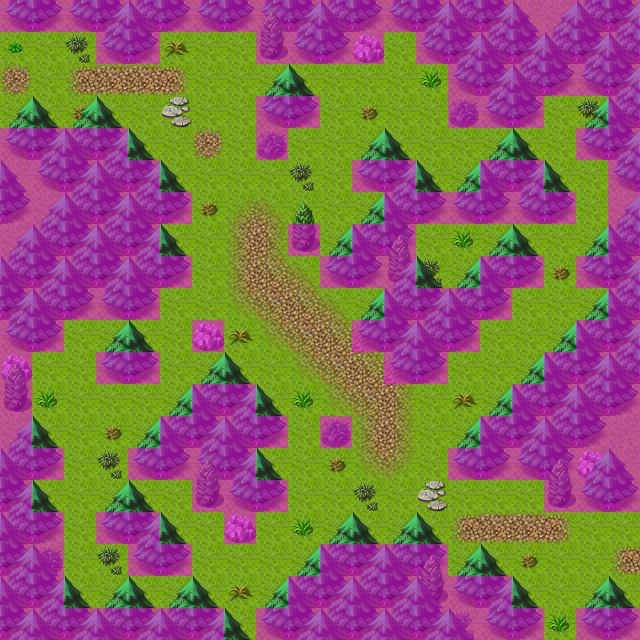

A 2D game scene composited from a Tiled map and its tileset images. What follows is a short description and the map's XML, with each tile layer's data collapsed to a summary:
An orthogonal 20x20 tile map with 32x32 px tiles, 4 tile layers (Ground, Objects, Above, Walkable), 40 tilesets and 6 objects (4x spawn, 2x mapchange).

<map version="1.0" orientation="orthogonal" width="20" height="20" tilewidth="32" tileheight="32">
 <properties>
  <property name="outside" value="1" />
 </properties>
 <tileset firstgid="1" name="map_bed_1" tilewidth="32" tileheight="32">
  <image source="../drawable/map_bed_1.png" width="512" height="256" />
 </tileset>
 <tileset firstgid="129" name="map_border_1" tilewidth="32" tileheight="32">
  <image source="../drawable/map_border_1.png" width="512" height="256" />
 </tileset>
 <tileset firstgid="257" name="map_bridge_1" tilewidth="32" tileheight="32">
  <image source="../drawable/map_bridge_1.png" width="512" height="256" />
 </tileset>
 <tileset firstgid="385" name="map_broken_1" tilewidth="32" tileheight="32">
  <image source="../drawable/map_broken_1.png" width="512" height="256" />
 </tileset>
 <tileset firstgid="513" name="map_cavewall_1" tilewidth="32" tileheight="32">
  <image source="../drawable/map_cavewall_1.png" width="576" height="192" />
 </tileset>
 <tileset firstgid="621" name="map_cavewall_2" tilewidth="32" tileheight="32">
  <image source="../drawable/map_cavewall_2.png" width="576" height="192" />
 </tileset>
 <tileset firstgid="729" name="map_cavewall_3" tilewidth="32" tileheight="32">
  <image source="../drawable/map_cavewall_3.png" width="576" height="192" />
 </tileset>
 <tileset firstgid="837" name="map_chair_table_1" tilewidth="32" tileheight="32">
  <image source="../drawable/map_chair_table_1.png" width="512" height="256" />
 </tileset>
 <tileset firstgid="965" name="map_crate_1" tilewidth="32" tileheight="32">
  <image source="../drawable/map_crate_1.png" width="512" height="256" />
 </tileset>
 <tileset firstgid="1093" name="map_cupboard_1" tilewidth="32" tileheight="32">
  <image source="../drawable/map_cupboard_1.png" width="512" height="256" />
 </tileset>
 <tileset firstgid="1221" name="map_curtain_1" tilewidth="32" tileheight="32">
  <image source="../drawable/map_curtain_1.png" width="512" height="256" />
 </tileset>
 <tileset firstgid="1349" name="map_entrance_1" tilewidth="32" tileheight="32">
  <image source="../drawable/map_entrance_1.png" width="512" height="256" />
 </tileset>
 <tileset firstgid="1477" name="map_fence_1" tilewidth="32" tileheight="32">
  <image source="../drawable/map_fence_1.png" width="512" height="256" />
 </tileset>
 <tileset firstgid="1605" name="map_fence_2" tilewidth="32" tileheight="32">
  <image source="../drawable/map_fence_2.png" width="512" height="256" />
 </tileset>
 <tileset firstgid="1733" name="map_ground_1" tilewidth="32" tileheight="32">
  <image source="../drawable/map_ground_1.png" width="512" height="256" />
 </tileset>
 <tileset firstgid="1861" name="map_ground_2" tilewidth="32" tileheight="32">
  <image source="../drawable/map_ground_2.png" width="512" height="256" />
 </tileset>
 <tileset firstgid="1989" name="map_ground_3" tilewidth="32" tileheight="32">
  <image source="../drawable/map_ground_3.png" width="512" height="256" />
 </tileset>
 <tileset firstgid="2117" name="map_ground_4" tilewidth="32" tileheight="32">
  <image source="../drawable/map_ground_4.png" width="512" height="256" />
 </tileset>
 <tileset firstgid="2245" name="map_ground_5" tilewidth="32" tileheight="32">
  <image source="../drawable/map_ground_5.png" width="512" height="256" />
 </tileset>
 <tileset firstgid="2373" name="map_ground_6" tilewidth="32" tileheight="32">
  <image source="../drawable/map_ground_6.png" width="512" height="256" />
 </tileset>
 <tileset firstgid="2501" name="map_ground_7" tilewidth="32" tileheight="32">
  <image source="../drawable/map_ground_7.png" width="512" height="256" />
 </tileset>
 <tileset firstgid="2629" name="map_ground_8" tilewidth="32" tileheight="32">
  <image source="../drawable/map_ground_8.png" width="512" height="256" />
 </tileset>
 <tileset firstgid="2757" name="map_indoor_1" tilewidth="32" tileheight="32">
  <image source="../drawable/map_indoor_1.png" width="512" height="256" />
 </tileset>
 <tileset firstgid="2885" name="map_kitchen_1" tilewidth="32" tileheight="32">
  <image source="../drawable/map_kitchen_1.png" width="512" height="256" />
 </tileset>
 <tileset firstgid="3013" name="map_outdoor_1" tilewidth="32" tileheight="32">
  <image source="../drawable/map_outdoor_1.png" width="512" height="256" />
 </tileset>
 <tileset firstgid="3141" name="map_pillar_1" tilewidth="32" tileheight="32">
  <image source="../drawable/map_pillar_1.png" width="512" height="256" />
 </tileset>
 <tileset firstgid="3269" name="map_plant_1" tilewidth="32" tileheight="32">
  <image source="../drawable/map_plant_1.png" width="512" height="256" />
 </tileset>
 <tileset firstgid="3397" name="map_rock_1" tilewidth="32" tileheight="32">
  <image source="../drawable/map_rock_1.png" width="512" height="256" />
 </tileset>
 <tileset firstgid="3525" name="map_roof_1" tilewidth="32" tileheight="32">
  <image source="../drawable/map_roof_1.png" width="512" height="256" />
 </tileset>
 <tileset firstgid="3653" name="map_roof_2" tilewidth="32" tileheight="32">
  <image source="../drawable/map_roof_2.png" width="512" height="256" />
 </tileset>
 <tileset firstgid="3781" name="map_shop_1" tilewidth="32" tileheight="32">
  <image source="../drawable/map_shop_1.png" width="512" height="256" />
 </tileset>
 <tileset firstgid="3909" name="map_sign_ladder_1" tilewidth="32" tileheight="32">
  <image source="../drawable/map_sign_ladder_1.png" width="512" height="256" />
 </tileset>
 <tileset firstgid="4037" name="map_table_1" tilewidth="32" tileheight="32">
  <image source="../drawable/map_table_1.png" width="512" height="256" />
 </tileset>
 <tileset firstgid="4165" name="map_trail_1" tilewidth="32" tileheight="32">
  <image source="../drawable/map_trail_1.png" width="512" height="256" />
 </tileset>
 <tileset firstgid="4293" name="map_tree_1" tilewidth="32" tileheight="32">
  <image source="../drawable/map_tree_1.png" width="512" height="256" />
 </tileset>
 <tileset firstgid="4421" name="map_wall_1" tilewidth="32" tileheight="32">
  <image source="../drawable/map_wall_1.png" width="512" height="256" />
 </tileset>
 <tileset firstgid="4549" name="map_wall_2" tilewidth="32" tileheight="32">
  <image source="../drawable/map_wall_2.png" width="480" height="256" />
 </tileset>
 <tileset firstgid="4669" name="map_wall_3" tilewidth="32" tileheight="32">
  <image source="../drawable/map_wall_3.png" width="480" height="256" />
 </tileset>
 <tileset firstgid="4789" name="map_window_1" tilewidth="32" tileheight="32">
  <image source="../drawable/map_window_1.png" width="512" height="256" />
 </tileset>
 <tileset firstgid="4917" name="map_window_2" tilewidth="32" tileheight="32">
  <image source="../drawable/map_window_2.png" width="512" height="256" />
 </tileset>
 <layer name="Ground" width="20" height="20">
  <data>[400 cells, 400 non-empty, 1 distinct tile ids]</data>
 </layer>
 <layer name="Objects" width="20" height="20">
  <data>[400 cells, 256 non-empty, 26 distinct tile ids]</data>
 </layer>
 <layer name="Above" width="20" height="20">
  <data>[400 cells, 80 non-empty, 4 distinct tile ids]</data>
 </layer>
 <layer name="Walkable" width="20" height="20">
  <data>[400 cells, 201 non-empty, 1 distinct tile ids]</data>
 </layer>
 <objectgroup name="Mapevents" width="20" height="20">
  <object name="west" type="mapchange" x="0" y="32" width="32" height="96">
   <properties>
    <property name="map" value="blackwater_mountain1" />
    <property name="place" value="east" />
   </properties>
  </object>
  <object name="east" type="mapchange" x="608" y="512" width="32" height="96">
   <properties>
    <property name="map" value="blackwater_mountain0" />
    <property name="place" value="west" />
   </properties>
  </object>
 </objectgroup>
 <objectgroup name="Spawn" width="20" height="20">
  <!-- 4 objects omitted --></objectgroup>
 <objectgroup name="Keys" width="20" height="20" />
</map>
<!-- 4 of 6 objects omitted -->
